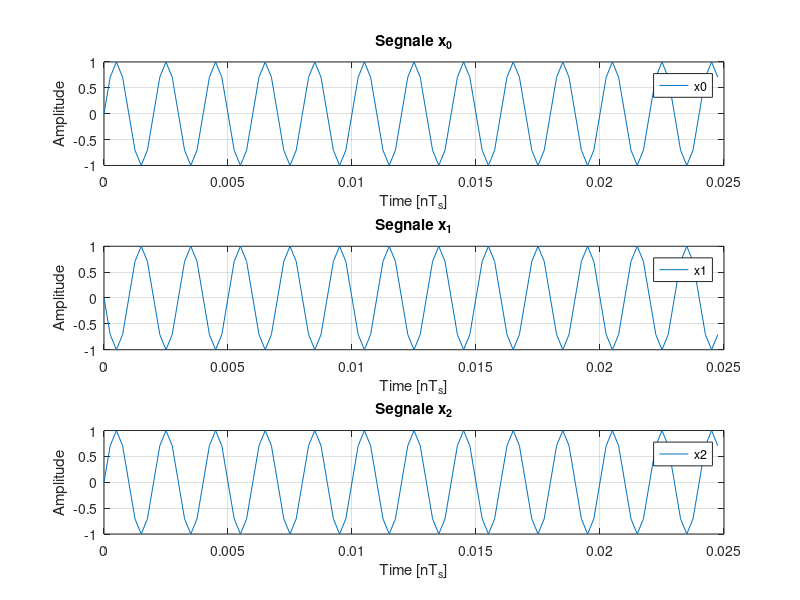

Reproduce this figure in MATLAB.
%% TARGET
% Discretize the 3 continuous sine waves and plot their discrete versions
% using a figure window. In this script, you'll generate sine waves whose
% frequency is greater than the Nyquist frequency. 
% The sine waves are:
% * Sine Wave 0: x_0(t)=sin(+2*pi*Fc_0*t);
% * Sine Wave 1: x_1(t)=sin(+2*pi*Fc_1*t);
% * Sine Wave 2: x_2(t)=sin(-2*pi*Fc_2*t); 
% 
% The parameters are:
% * Fc_0 = 0.5 [kHz];
% * Fc_1 = 3.5 [kHz];
% * Fc_2 = 3.5 [kHz];
% * Fs   = 4   [kHz];

%% Clear everything
clc;            % Clear the text from the Command Window
clear;          % Remove all variables from the current workspace
close all;      % Close all figures

%% Parameters
Fs = 4e3;
Ts = 1/Fs;
Fc_0 =  500;
Fc_1 = 3500;
Fc_2 = 3500;


%% Exercise
len = 100;
n = 0:len-1;

x_0 = sin(+2*pi*Fc_0*n*Ts);
x_1 = sin(+2*pi*Fc_1*n*Ts);
x_2 = sin(-2*pi*Fc_2*n*Ts);


%% Figures
figure
subplot(3,1,1)
    plot(n*Ts, x_0)
    grid on
    legend('x0')
    title('Segnale x_0')
    xlabel('Time [nT_s]')
    ylabel('Amplitude')
subplot(3,1,2)
    plot(n*Ts, x_1)
    grid on
    legend('x1')
    title('Segnale x_1')
    xlabel('Time [nT_s]')
    ylabel('Amplitude')
subplot(3,1,3)
    plot(n*Ts, x_2)
    grid on
    legend('x2')
    title('Segnale x_2')
    xlabel('Time [nT_s]')
    ylabel('Amplitude')
